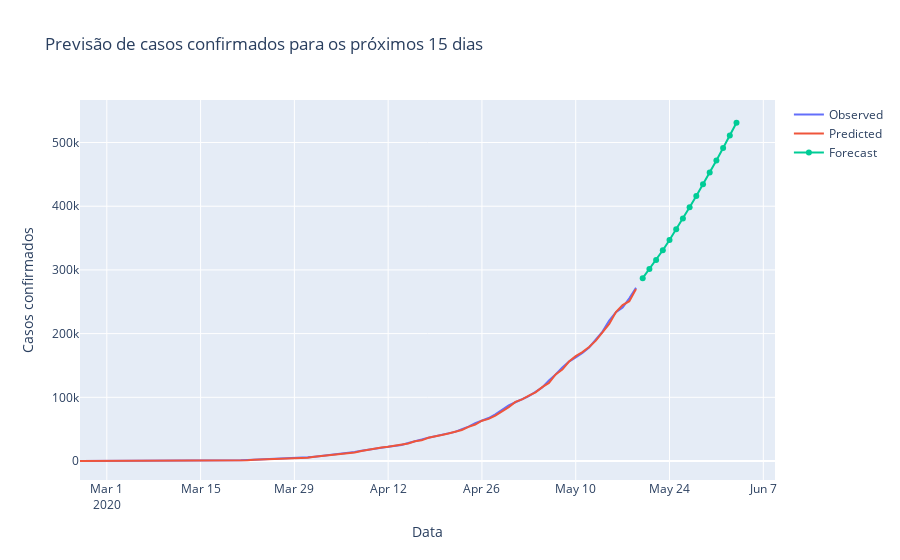

The code cell stored with this chart in its notebook:
### Code cell
fig = go.Figure(go.Scatter(
    x=confirmados.index, y=confirmados, name='Observed'
))

# pegar o que aprendeu e vai prever a serie por cima (treinamento)
fig.add_trace(go.Scatter(x=confirmados.index, y = modelo.predict_in_sample(), name='Predicted'))

# previsão de um mês pra frente (aplicar o que foi treinado)
fig.add_trace(go.Scatter(x=pd.date_range('2020-05-20', '2020-06-05'), y=modelo.predict(15), name='Forecast'))

fig.update_layout(title='Previsão de casos confirmados para os próximos 15 dias',
                 yaxis_title='Casos confirmados', xaxis_title='Data')
fig.show()
